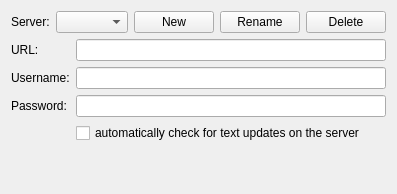
     <widget class="QWidget" name="tab_server">
      <attribute name="title">
       <string>Server</string>
      </attribute>
      <layout class="QVBoxLayout" name="verticalLayout_2">
       <item>
        <layout class="QHBoxLayout" name="horizontalLayout">
         <item>
          <widget class="QLabel" name="label_server">
           <property name="text">
            <string>Server:</string>
           </property>
          </widget>
         </item>
         <item>
          <widget class="QComboBox" name="serverSelect">
           <property name="sizePolicy">
            <sizepolicy hsizetype="Expanding" vsizetype="Fixed">
             <horstretch>0</horstretch>
             <verstretch>0</verstretch>
            </sizepolicy>
           </property>
          </widget>
         </item>
         <item>
          <widget class="QPushButton" name="newServerButton">
           <property name="text">
            <string>New</string>
           </property>
          </widget>
         </item>
         <item>
          <widget class="QPushButton" name="renameServerButton">
           <property name="text">
            <string>Rename</string>
           </property>
          </widget>
         </item>
         <item>
          <widget class="QPushButton" name="delServerButton">
           <property name="text">
            <string>Delete</string>
           </property>
          </widget>
         </item>
        </layout>
       </item>
       <item>
        <layout class="QGridLayout" name="serverProfileLayout" rowstretch="0,0,0,0" rowminimumheight="0,0,0,0">
         <item row="1" column="0">
          <widget class="QLabel" name="labelUsername">
           <property name="text">
            <string>Username:</string>
           </property>
          </widget>
         </item>
         <item row="2" column="0">
          <widget class="QLabel" name="labelPasswd">
           <property name="text">
            <string>Password:</string>
           </property>
          </widget>
         </item>
         <item row="0" column="1">
          <widget class="QLineEdit" name="editUrl">
           <property name="sizePolicy">
            <sizepolicy hsizetype="Expanding" vsizetype="Fixed">
             <horstretch>0</horstretch>
             <verstretch>0</verstretch>
            </sizepolicy>
           </property>
          </widget>
         </item>
         <item row="1" column="1">
          <widget class="QLineEdit" name="editUsername"/>
         </item>
         <item row="2" column="1">
          <widget class="QLineEdit" name="editPasswd">
           <property name="echoMode">
            <enum>QLineEdit::Password</enum>
           </property>
          </widget>
         </item>
         <item row="0" column="0">
          <widget class="QLabel" name="labelUrl">
           <property name="sizePolicy">
            <sizepolicy hsizetype="Preferred" vsizetype="Preferred">
             <horstretch>0</horstretch>
             <verstretch>0</verstretch>
            </sizepolicy>
           </property>
           <property name="text">
            <string>URL:</string>
           </property>
          </widget>
         </item>
         <item row="3" column="1">
          <widget class="QCheckBox" name="autoUpdateCheck">
           <property name="text">
            <string>automatically check for text updates on the server</string>
           </property>
          </widget>
         </item>
        </layout>
       </item>
       <item>
        <spacer name="verticalSpacer_5">
         <property name="orientation">
          <enum>Qt::Vertical</enum>
         </property>
         <property name="sizeHint" stdset="0">
          <size>
           <width>20</width>
           <height>40</height>
          </size>
         </property>
        </spacer>
       </item>
      </layout>
     </widget>
